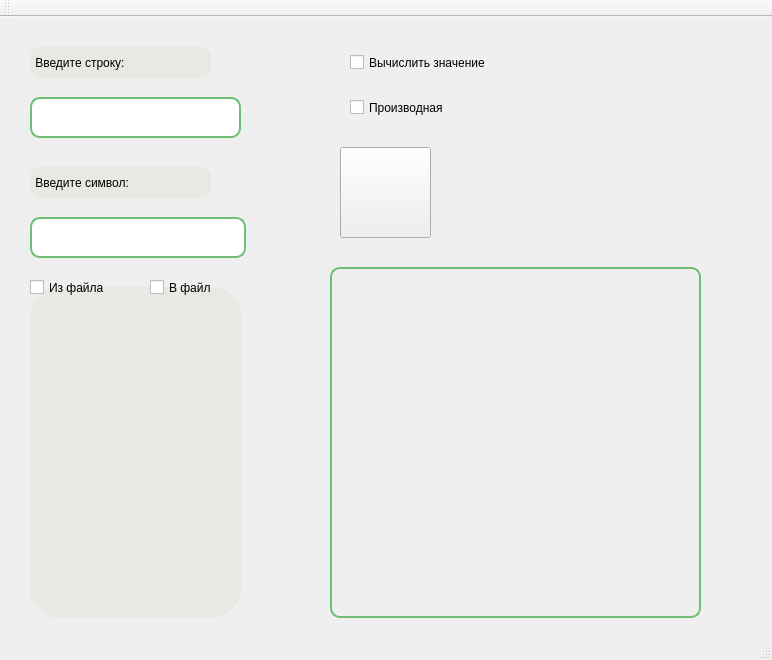
<?xml version="1.0" encoding="UTF-8"?>
<ui version="4.0">
 <class>MainWindow</class>
 <widget class="QMainWindow" name="MainWindow">
  <property name="geometry">
   <rect>
    <x>0</x>
    <y>0</y>
    <width>772</width>
    <height>660</height>
   </rect>
  </property>
  <property name="focusPolicy">
   <enum>Qt::NoFocus</enum>
  </property>
  <property name="windowTitle">
   <string>Del_elem</string>
  </property>
  <property name="autoFillBackground">
   <bool>false</bool>
  </property>
  <property name="styleSheet">
   <string notr="true"/>
  </property>
  <widget class="QWidget" name="centralWidget">
   <widget class="QPushButton" name="Hello">
    <property name="geometry">
     <rect>
      <x>340</x>
      <y>130</y>
      <width>91</width>
      <height>91</height>
     </rect>
    </property>
    <property name="cursor">
     <cursorShape>PointingHandCursor</cursorShape>
    </property>
    <property name="styleSheet">
     <string notr="true">border-image: url(:/C:/Users/Олеся/Downloads/icons8-ok-100_1.png);</string>
    </property>
    <property name="text">
     <string/>
    </property>
    <property name="autoRepeat">
     <bool>false</bool>
    </property>
   </widget>
   <widget class="QLabel" name="output">
    <property name="geometry">
     <rect>
      <x>30</x>
      <y>270</y>
      <width>211</width>
      <height>331</height>
     </rect>
    </property>
    <property name="styleSheet">
     <string notr="true">font: 6pt &quot;MS Shell Dlg 2&quot;;
border-radius: 30%;
background-color: #e9e8e4;
</string>
    </property>
    <property name="text">
     <string/>
    </property>
   </widget>
   <widget class="QLineEdit" name="input">
    <property name="geometry">
     <rect>
      <x>30</x>
      <y>80</y>
      <width>211</width>
      <height>41</height>
     </rect>
    </property>
    <property name="styleSheet">
     <string notr="true">border-radius: 10%;
border: 2px solid #72be74;</string>
    </property>
   </widget>
   <widget class="QLineEdit" name="lineEdit">
    <property name="geometry">
     <rect>
      <x>30</x>
      <y>30</y>
      <width>181</width>
      <height>31</height>
     </rect>
    </property>
    <property name="styleSheet">
     <string notr="true">
font: 10pt &quot;MS Shell Dlg 2&quot;;
border-radius: 10%;
background-color: #e9e8e4;
</string>
    </property>
    <property name="text">
     <string> Введите строку:</string>
    </property>
   </widget>
   <widget class="QCheckBox" name="checkBox_2">
    <property name="geometry">
     <rect>
      <x>30</x>
      <y>260</y>
      <width>121</width>
      <height>21</height>
     </rect>
    </property>
    <property name="text">
     <string>Из файла</string>
    </property>
   </widget>
   <widget class="QCheckBox" name="checkBox_3">
    <property name="geometry">
     <rect>
      <x>150</x>
      <y>260</y>
      <width>111</width>
      <height>21</height>
     </rect>
    </property>
    <property name="text">
     <string>В файл</string>
    </property>
   </widget>
   <widget class="QCheckBox" name="checkBox">
    <property name="geometry">
     <rect>
      <x>350</x>
      <y>80</y>
      <width>171</width>
      <height>21</height>
     </rect>
    </property>
    <property name="text">
     <string>Производная</string>
    </property>
   </widget>
   <widget class="QLineEdit" name="lineEdit_2">
    <property name="geometry">
     <rect>
      <x>30</x>
      <y>150</y>
      <width>181</width>
      <height>31</height>
     </rect>
    </property>
    <property name="styleSheet">
     <string notr="true">
font: 10pt &quot;MS Shell Dlg 2&quot;;
border-radius: 10%;
background-color: #e9e8e4;
</string>
    </property>
    <property name="text">
     <string> Введите символ:</string>
    </property>
   </widget>
   <widget class="QLineEdit" name="input_char">
    <property name="geometry">
     <rect>
      <x>30</x>
      <y>200</y>
      <width>216</width>
      <height>41</height>
     </rect>
    </property>
    <property name="styleSheet">
     <string notr="true">border-radius: 10%;
border: 2px solid #72be74;</string>
    </property>
   </widget>
   <widget class="QCheckBox" name="checkBox_5">
    <property name="geometry">
     <rect>
      <x>350</x>
      <y>30</y>
      <width>211</width>
      <height>31</height>
     </rect>
    </property>
    <property name="text">
     <string>Вычислить значение</string>
    </property>
   </widget>
   <widget class="QGraphicsView" name="graphicsView">
    <property name="geometry">
     <rect>
      <x>330</x>
      <y>250</y>
      <width>371</width>
      <height>351</height>
     </rect>
    </property>
    <property name="styleSheet">
     <string notr="true">border-radius: 10%;
border: 2px solid #72be74;
background-color: #e9e8e4;
background-color: rgba(255, 255, 255, 0);</string>
    </property>
   </widget>
  </widget>
  <widget class="QMenuBar" name="menuBar">
   <property name="geometry">
    <rect>
     <x>0</x>
     <y>0</y>
     <width>772</width>
     <height>17</height>
    </rect>
   </property>
  </widget>
  <widget class="QToolBar" name="mainToolBar">
   <attribute name="toolBarArea">
    <enum>TopToolBarArea</enum>
   </attribute>
   <attribute name="toolBarBreak">
    <bool>false</bool>
   </attribute>
  </widget>
  <widget class="QStatusBar" name="statusBar"/>
 </widget>
 <layoutdefault spacing="6" margin="11"/>
 <resources/>
 <connections/>
</ui>
